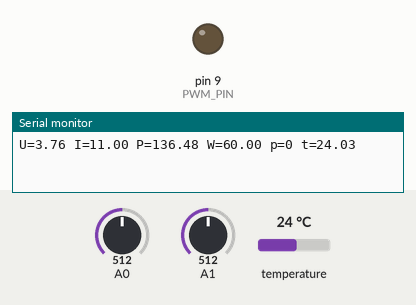
A sketch run on a simulated Arduino Uno, built with avr-gcc and run on an emulated ATmega328P. On the bench: output pins drawn as LEDs (lit = HIGH), the last lines printed to the serial monitor. The test bench sets the inputs (shaded band); at power-on: A0 = 512, A1 = 512, temperature 24 °C.

Above: at 1.2 s.
1.3 s: A0 set to 122
At 2.1 s:
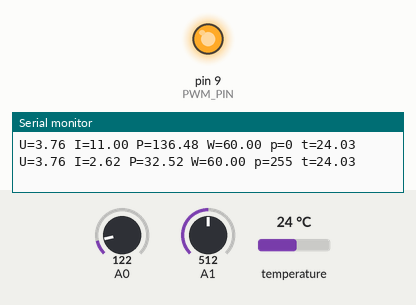
3.0 s: A0 set to 265
At 3.4 s:
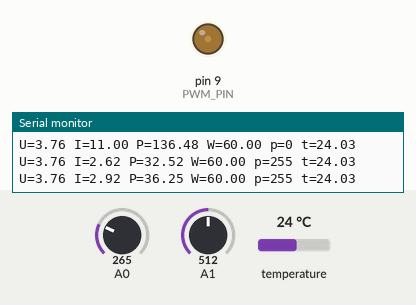
Timing chart, 0 to 6.0 s (numbered marks = the images above; inputs shaded):
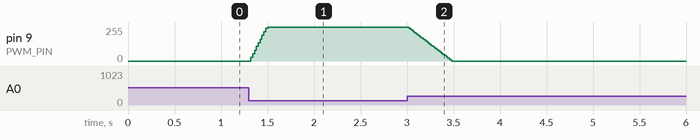

Measured:
- after the input at 1.3 s, pin 9 (PWM_PIN): moves from 0/255 to 255/255 over 0.18 s, starting at once
- after the input at 3.0 s, pin 9 (PWM_PIN): moves from 255/255 to 0/255 over 0.46 s, starting at once

The sketch:

PeltierRegulator.ino
```cpp
// контроллер элемента Пельтье

#include <MsTimer2.h>
#include <avr/wdt.h>
#include <OneWire.h>

#define PWM_PIN 9

#define powerU  12.41     // напряжение источника питания
#define koeffU  0.01689 // массштабный коэффициент напряжения,
                        // koeffU = 1.1 / R1 * (R1 + R2) / 1024 = 1.067/820*(820 + 12000)/1024 =0.01629 В/ед. АЦП
#define koeffI  0.02148 // массштабный коэффициент тока
                        // koeffI =  1,067 / R8 / 1024 = 0.02084 А/ед. АЦП

#define MEASURE_PERIOD 10  // время периода измерения (* 2 мс)

#define DEAD_TIME 8     // мертвое время ШИМ (* 62,5 нс)
#define MAX_PWM 255

#define koeffRegPwrInt 1 // интегральный коэффициент регулятора мощности

#define koeffRegTmpInt 1 // интегральный коэффициент регулятора температуры
//#define koeffRegTmpInt 0.002 // интегральный коэффициент регулятора температуры
#define koeffRegTmpPr 0.5 // пропорциональный коэффициент регулятора температуры
#define koeffRegTmpDif 50 // дифференцирующий коэффициент регулятора температуры

#define MAX_POWER 60.   // максимальная выходная мощность контроллера

unsigned int  pwm;

float measureU; // измеренное напряжение на нагрузке, В
float measureI; // измеренный ток потребления регулятора, А
float measureP; // измеренная мощность на нагрузке, Вт

byte  interruptCount=0; // счетчик циклов прерываний
unsigned int  sumU, sumI; // переменные для суммирования кодов АЦП
unsigned int  averageU, averageI; // средние значения кодов АЦП
boolean flagReady;  // признак готовности данных измерения
byte  cycle20mcCount; // счетчик циклов 20 мс
byte  cycle1secCount; // счетчик циклов 1 сек
boolean denFlag;

float measureTempRad;  // измеренная температура в камере (< -200 - ошибка)
float measureTempEngine;  // измеренная температура радиатора (< -200 - ошибка)

OneWire sensTempRad (16);  // датчик температуры в камере подключен к выводу 16 (A2)
OneWire sensTempEngine (17);  // датчик температуры радиатора подключен к выводу 17 (A3)
byte bufData[9];  // буфер данных

float setPower; // заданная мощность
float regPwrInt=0; // интегральное звено регулятора мощности

float maxSetPower=MAX_POWER; // максимальная заданная мощность
float regTmpInt=0; // интегральное звено регулятора температуры
float regTmpPr; // пропорциональное звено регулятора температуры
float regTmpDif; // дифференциальное звено регулятора температуры
float regTmpErr; // ошибка рассогласования температуры
float regTmpErrPrev; // предыдущая ошибка рассогласования температуры

float setTempEngine; // заданная температура в камере

void setup() {
 // установка ШИМ 8 разрядов, 62,5 кГц
  TCCR1A = TCCR1A & 0xe0 | 1;
  TCCR1B = TCCR1B & 0xe0 | 0x09;

  Serial.begin(19200);  // инициализируем последовательный порт, скорость 19200
  analogReference(INTERNAL); // опорное напряжение 1,1 В
  MsTimer2::set(2, timerInterupt); // прерывания по таймеру с периодом 2 мс
  MsTimer2::start();              // разрешение прерывания
  wdt_enable(WDTO_15MS); // разрешение работы сторожевого таймера, тайм-аут 15 мс
  setTempEngine= 50.;  // временно заданная температура
  //setPower = 15;
}

void loop() {
  if (flagReady == true)
  {
    flagReady= false;

    measureU = powerU - (float)(averageU / MEASURE_PERIOD) * koeffU;
    if (measureU < 0)
    {
      measureU=0;
    }

    measureI = (float)(averageI / MEASURE_PERIOD) * koeffI;

    measureP = powerU * measureI;

    if ( setPower >= 0)
    {
      regPwrInt = regPwrInt + (setPower - measureP) * koeffRegPwrInt;
      if (regPwrInt < 0)
      {
        regPwrInt=0;
      }
      else if (regPwrInt > MAX_PWM)
      {
        regPwrInt=MAX_PWM;
      }

      pwm = (unsigned int)regPwrInt;  // перевод в ШИМ
      if (pwm < DEAD_TIME)
      {
        pwm=0;
      }
      else if (pwm > (MAX_PWM - DEAD_TIME))
      {
        pwm = MAX_PWM;
      }
    }
    else
    {
      // выключение
      regPwrInt = 0;
      pwm = 0;
    }

    analogWrite(PWM_PIN, pwm); // ШИМ

    //--------------- выполнение распределенных операций в цикле 1 сек ---------------
    cycle20mcCount++;   // счетчик циклов 20 мс
    if (cycle20mcCount >= 50)
    {
      cycle20mcCount = 0;
      cycle1secCount++;

      Serial.print("U="); Serial.print(measureU, 2);  // напряжение
      Serial.print(" I="); Serial.print(measureI, 2);  // ток
      Serial.print(" P="); Serial.print(measureP, 2);  // мощность
      Serial.print(" W="); Serial.print(setPower, 2);  // заданная мощность
      Serial.print(" p="); Serial.print(pwm);  // ШИМ
      //Serial.print(" t="); Serial.print(measureTempRad, 2);  // температура радиатора
      Serial.print(" t="); Serial.print(measureTempEngine, 2);  // температура в термоблоке
      Serial.println(" ");
    }

    if (cycle20mcCount == 0)
    {
//      sensTempRad.reset();  // сброс шины 1-Wire
//      sensTempRad.write(0xCC, 1); // пропуск ROM
//      sensTempRad.write(0x44, 1); // инициализация

      sensTempEngine.reset();  // сброс шины 1-Wire
      sensTempEngine.write(0xCC, 1); // пропуск ROM
      sensTempEngine.write(0x44, 1); // инициализация измерения
    }

//    if (cycle20mcCount == 45) {
//      //--------------------------- интервал 45, чтение датчика температуры термоблока
//      sensTempRad.reset();  // сброс шины 1-Wire
//      sensTempRad.write(0xCC, 1); // пропуск ROM
//      sensTempRad.write(0xBE, 1); // команда чтения памяти датчика
//      sensTempRad.read_bytes(bufData, 9);  // чтение памяти датчика, 9 байтов
//
//      if (OneWire::crc8(bufData, 8) == bufData[8] ) {  // проверка CRC
//        // правильно
//        measureTempRad= (float)((int)bufData[0] | (((int)bufData[1]) << 8)) * 0.0625 + 0.03125;
//      }
//      //else measureTempRad= -300.;   // ошибка измерения
//    }

    if (cycle20mcCount % 5) {
      //--------------------------- интервал 46, чтение датчика температуры радиатора
      sensTempEngine.reset();  // сброс шины 1-Wire
      sensTempEngine.write(0xCC, 1); // пропуск ROM
      sensTempEngine.write(0xBE, 1); // команда чтения памяти датчика
      sensTempEngine.read_bytes(bufData, 9);  // чтение памяти датчика, 9 байтов

      if (OneWire::crc8(bufData, 8) == bufData[8] )
      {
        //measureTempEngine= (float)((int)bufData[0] | (((int)bufData[1]) << 8)) * 0.5 + 0.25;
        measureTempEngine= (float)((int)bufData[0] | (((int)bufData[1]) << 8)) * 0.0625 + 0.03125;

        regTmpErr= setTempEngine - measureTempEngine;  // вычисление ошибки рассогласования

        regTmpInt= regTmpInt + regTmpErr * koeffRegTmpInt; // интегральная часть
        if (regTmpInt > maxSetPower)
        {
          regTmpInt= maxSetPower; // ограничение сверху
        }
        else if (regTmpInt < 0 )
        {
          regTmpInt= 0;                    // ограничение снизу
        }

        setPower= regTmpInt;

//        sensTempRad.reset();  // сброс шины 1-Wire
//        sensTempRad.write(0xCC, 1); // пропуск ROM
//        sensTempRad.write(0x44, 1); // инициализация

        sensTempEngine.reset();  // сброс шины 1-Wire
        sensTempEngine.write(0xCC, 1); // пропуск ROM
        sensTempEngine.write(0x44, 1); // инициализация измерения

        if(setTempEngine - measureTempEngine < 1 && denFlag == false)
        {
          Serial.print("DEN=");
          Serial.print(cycle1secCount);
          Serial.println(" ");
          cycle1secCount = 0;
          denFlag = true;
        }
      }
    }
  }
}

//------------------------------ обработка прерывания по таймеру 2 мс
void  timerInterupt() {
  wdt_reset();  // сброс сторожевого таймера
  interruptCount++; // счетчик циклов прерываний

  // измерение напряжения и тока
  sumU += analogRead(A1);  // суммирование выборок АЦП
  sumI += analogRead(A0);  // суммирование выборок АЦП
  // проверка числа выборок усреднения
  if ( interruptCount >= MEASURE_PERIOD ) {
    interruptCount= 0;
    averageU = sumU; // перегрузка среднего значения
    averageI = sumI; // перегрузка среднего значения
    sumU= 0;
    sumI= 0;
    flagReady= true;  // признак результат измерений готов
  }
}
```
